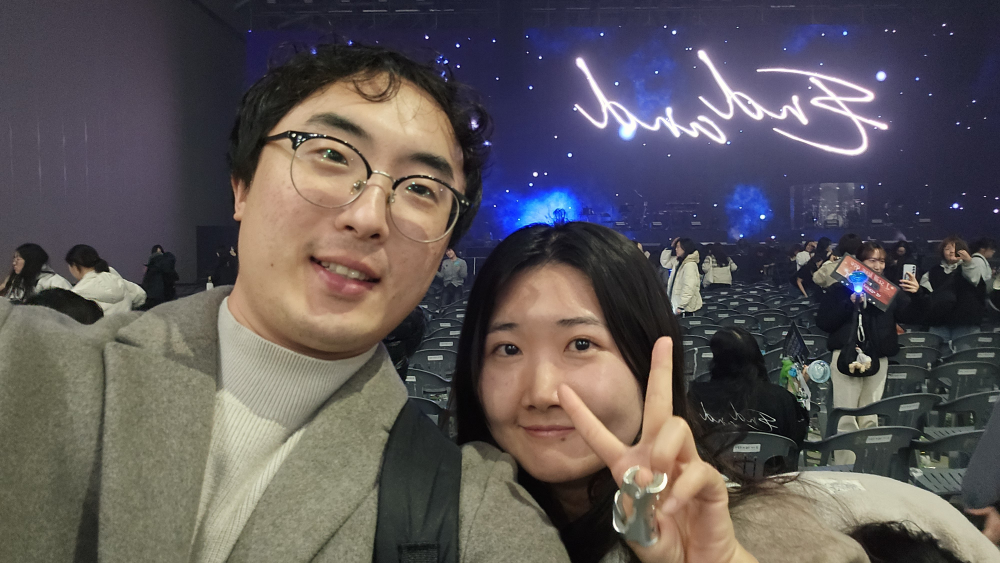
#> input picture ourdays/KakaoTalk_Photo_2025-12-24-21-44-39 001.jpeg, 4000 x 2252 px (shown at 1/4 size); its folder holds only this picture in this run
$ python process_images.py
#> lines starting #> are read from the running program, lines starting #| are printed output that depends on the picture
import os
import re
from PIL import Image, ImageOps

# Configuration
SOURCE_DIRS = {
    'ourdays': 'ourdays',
    'sapporo': 'sapporo'
}
TARGET_DIR = 'assets'
MAX_SIZE = (1200, 1200)
QUALITY = 80

def get_sorted_files(directory):
    files = [f for f in os.listdir(directory) if f.lower().endswith(('.jpg', '.jpeg'))]
    # Helper to extract the last number in the filename for sorting
    def sort_key(filename):
        # Try to find the last sequence of digits
        match = re.findall(r'\d+', filename)
        if match:
            return int(match[-1])
        return filename

    return sorted(files, key=sort_key)

def process_images():
    if not os.path.exists(TARGET_DIR):
        os.makedirs(TARGET_DIR)

    for prefix, source_dir in SOURCE_DIRS.items():
        if not os.path.exists(source_dir):
            print(f"Warning: Source directory '{source_dir}' not found. Skipping.")
            continue

        files = get_sorted_files(source_dir)
        print(f"Processing {len(files)} files from {source_dir}...")

        for i, filename in enumerate(files):
            # Target index 1-based (01, 02, ...)
            index = i + 1
            source_path = os.path.join(source_dir, filename)
            target_filename = f"{prefix}_{index:02d}.webp"
            target_path = os.path.join(TARGET_DIR, target_filename)

            try:
                with Image.open(source_path) as img:
                    # Fix orientation based on EXIF data
#> img is the input picture: PIL image 4000x2252 RGB; mean R, G, B 92.5, 86.6, 88.3
                    img = ImageOps.exif_transpose(img)

                    # Resize (thumbnail preserves aspect ratio)
                    img.thumbnail(MAX_SIZE, Image.LANCZOS)
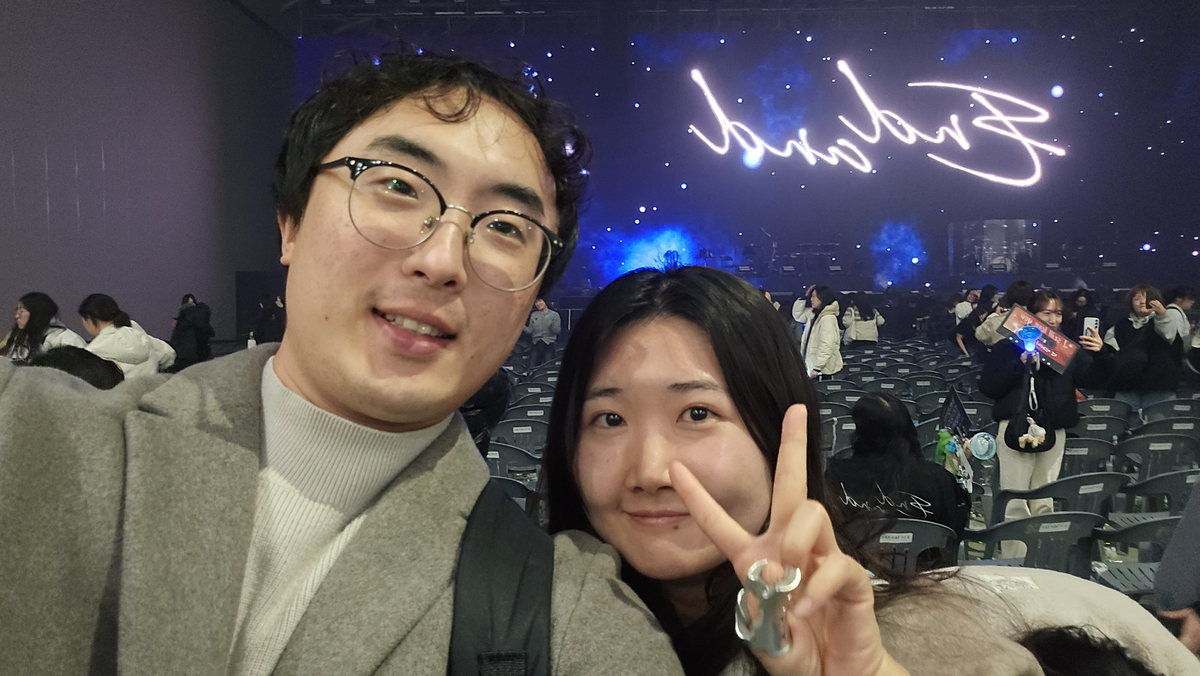
#> img: PIL image 1200x676 RGB; mean R, G, B 92.5, 86.6, 88.3

                    # Save as WebP
                    img.save(target_path, 'webp', quality=QUALITY)
                    print(f"Saved: {target_path} (from {filename})")
            except Exception as e:
                print(f"Error processing {filename}: {e}")

if __name__ == "__main__":
    process_images()
